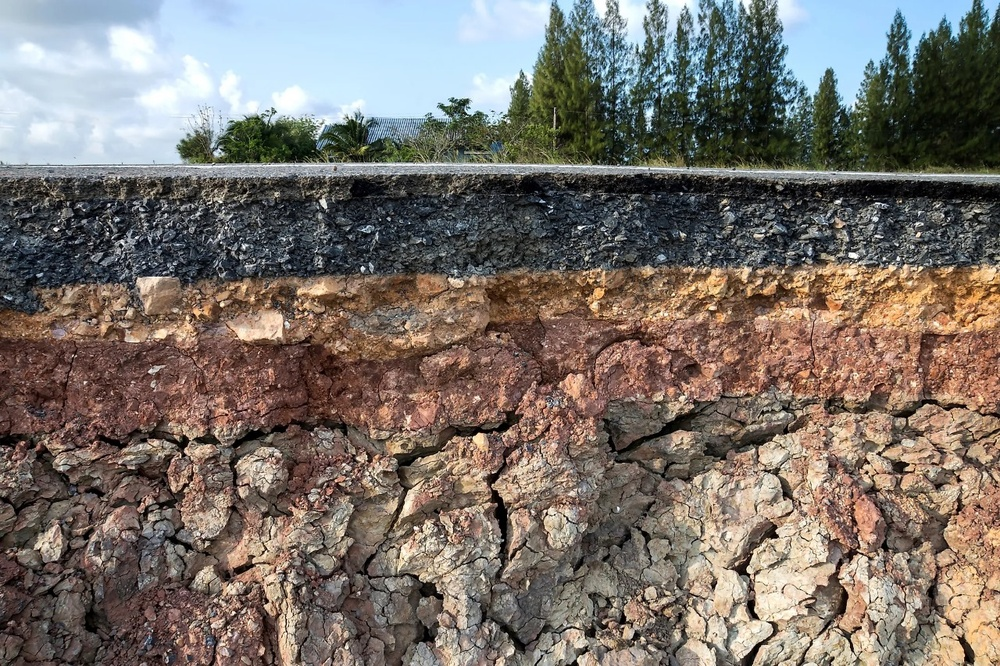
#> input picture your_image.jpg, 1000 x 666 px, shrunk from 1280 x 852 before the run
$ python 'Rockslide image analysis.py'
#> lines starting #> are read from the running program, lines starting #| are printed output that depends on the picture; after the words box and inside, x2 and y2 are one past the last pixel; in counts of white or black regions, pixels touching at a corner belong together
import cv2
import numpy as np
from matplotlib import pyplot as plt

# Load the image
image = cv2.imread('your_image.jpg')
#> image is the input picture: shape (666, 1000, 3); mean B, G, R 106.6, 113.6, 121.8

# Convert the image to grayscale
gray_image = cv2.cvtColor(image, cv2.COLOR_BGR2GRAY)
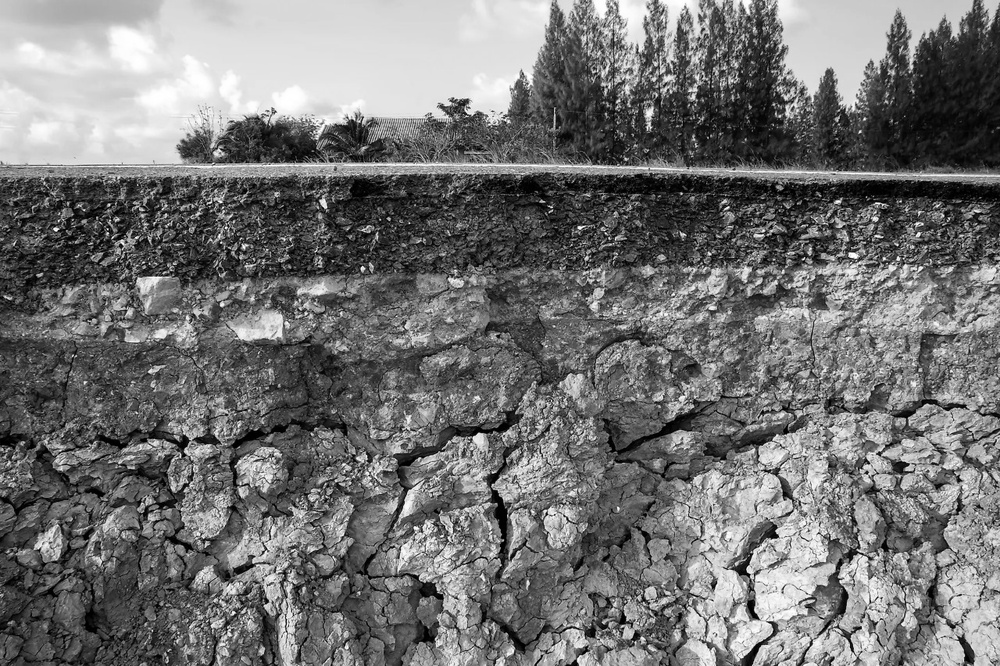
#> gray_image: shape (666, 1000); min 0, max 255, mean 115.3

# Segment the image into rocks and soil portions based on suitable thresholds
rock_threshold = 120
soil_threshold = 60

rock_mask = (gray_image >= rock_threshold).astype(np.uint8) * 255
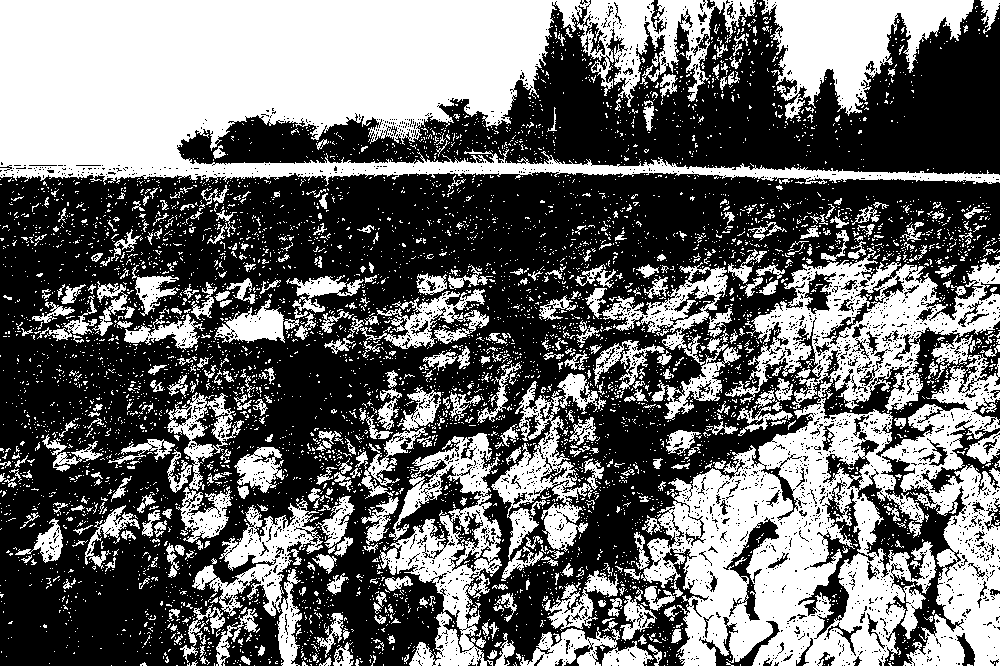
#> rock_mask: shape (666, 1000); 42.5% white; 5913 white regions (5445 under 20 px), largest, box (x1, y1, x2, y2) and area: (0, 0, 1000, 186) 93130, (641, 248, 1000, 666) 73214, (761, 0, 974, 120) 12806
soil_mask = (gray_image < soil_threshold).astype(np.uint8) * 255
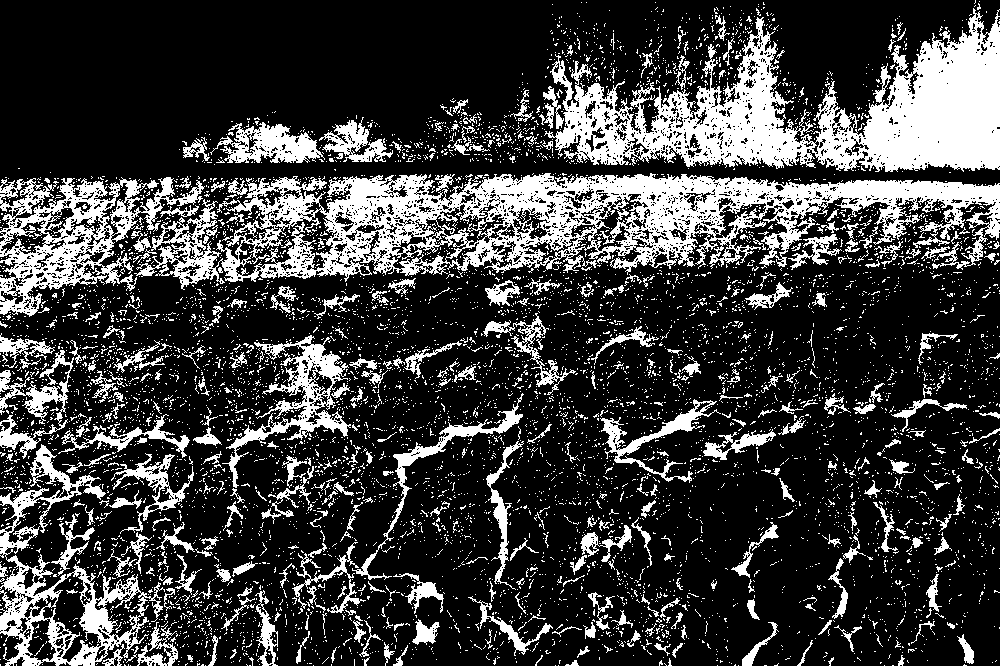
#> soil_mask: shape (666, 1000); 24.1% white; 7120 white regions (6742 under 20 px), largest, box (x1, y1, x2, y2) and area: (134, 173, 1000, 290) 40544, (544, 8, 1000, 172) 32494, (0, 177, 205, 317) 9888

# Add noise to the subset rockslide image
rockslide_noise = np.random.normal(loc=0, scale=10, size=rock_mask.shape).astype(np.uint8)
rockslide_noisy_image = cv2.add(rock_mask, rockslide_noise)
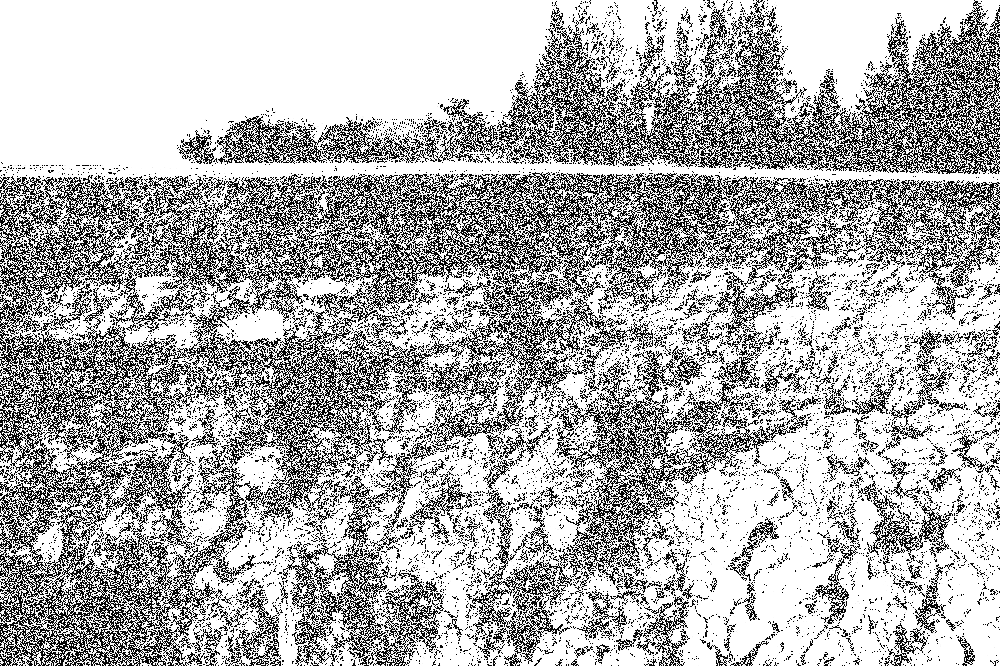
#> rockslide_noisy_image: shape (666, 1000); min 0, max 255, mean 176

# Apply a suitable filter for periodic noise removal (e.g., median filter)
filtered_image = cv2.medianBlur(rockslide_noisy_image, 5)
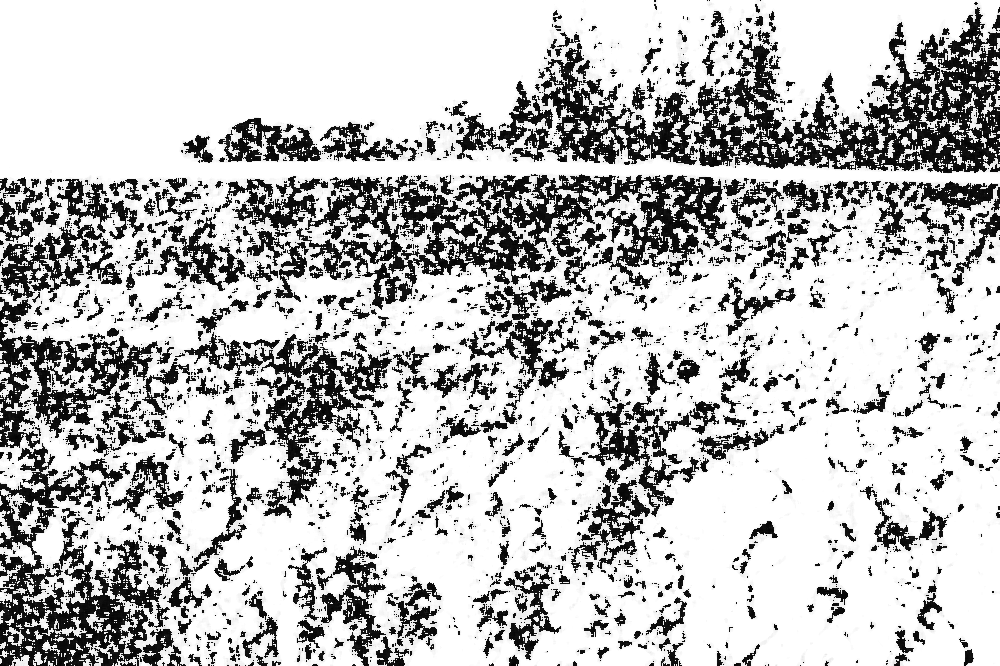
#> filtered_image: shape (666, 1000); min 1, max 255, mean 190.8

# Display the original, noisy, and filtered images
plt.figure(figsize=(10, 6))
plt.subplot(1, 3, 1)
plt.imshow(cv2.cvtColor(image, cv2.COLOR_BGR2RGB))
plt.title('Original Image')

plt.subplot(1, 3, 2)
plt.imshow(rockslide_noisy_image, cmap='gray')
plt.title('Noisy Rockslide Image')

plt.subplot(1, 3, 3)
plt.imshow(filtered_image, cmap='gray')
plt.title('Filtered Image')

plt.show()
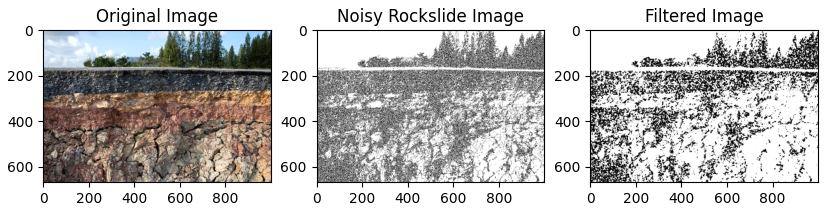
#> figure drawn by matplotlib, 3 panels
